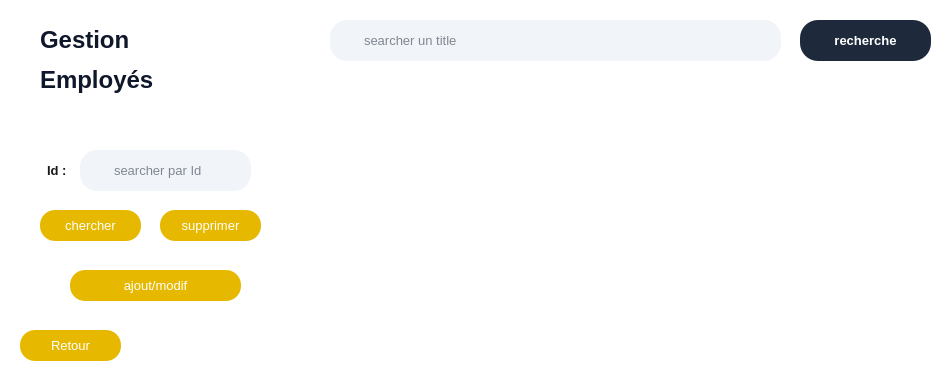
       <widget class="QFrame" name="frame">
        <property name="geometry">
         <rect>
          <x>340</x>
          <y>10</y>
          <width>941</width>
          <height>381</height>
         </rect>
        </property>
        <property name="styleSheet">
         <string notr="true">QFrame {
    background: #ffffff;
    border: none;
    border-radius: 12px;
}
</string>
        </property>
        <property name="frameShape">
         <enum>QFrame::Shape::StyledPanel</enum>
        </property>
        <property name="frameShadow">
         <enum>QFrame::Shadow::Raised</enum>
        </property>
        <widget class="QLineEdit" name="lineEdit_9">
         <property name="geometry">
          <rect>
           <x>330</x>
           <y>20</y>
           <width>451</width>
           <height>41</height>
          </rect>
         </property>
         <property name="styleSheet">
          <string notr="true">QLineEdit{
    background:#f1f5f9;
    border:none;
    border-radius:17px;
    padding-left:32px;
    padding-right:10px;
    height:34px;
    color:#0f172a;
    font-family:&quot;Segoe UI&quot;;
    font-size:10pt;
}
QLineEdit:focus{
    background:#e2e8f0;
    outline:none;
}
</string>
         </property>
         <property name="placeholderText">
          <string>searcher un title</string>
         </property>
        </widget>
        <widget class="QPushButton" name="pushButton_63">
         <property name="geometry">
          <rect>
           <x>800</x>
           <y>20</y>
           <width>131</width>
           <height>41</height>
          </rect>
         </property>
         <property name="styleSheet">
          <string notr="true">QLineEdit{
background:#f1f5f9;
border:none;
border-radius:18px;
padding-left:30px;
padding-right:10px;
height:34px;
color:#0f172a;
font-family:Segoe UI,Arial;
font-size:10pt;
}
QLineEdit:focus{
outline:none;
background:#e2e8f0;
}
QPushButton{
background:#1e293b;
color:white;
border:none;
border-radius:18px;
padding:6px 24px;
font-weight:600;
font-family:Segoe UI,Arial;
font-size:10pt;
}
QPushButton:hover{
background:#334155;
}
QPushButton:pressed{
background:#0f172a;
}

</string>
         </property>
         <property name="text">
          <string>recherche</string>
         </property>
        </widget>
        <widget class="QLabel" name="label_153">
         <property name="geometry">
          <rect>
           <x>20</x>
           <y>10</y>
           <width>41</width>
           <height>31</height>
          </rect>
         </property>
         <property name="text">
          <string/>
         </property>
         <property name="pixmap">
          <pixmap>:/searsh.png</pixmap>
         </property>
         <property name="scaledContents">
          <bool>true</bool>
         </property>
        </widget>
        <widget class="QLabel" name="label_155">
         <property name="geometry">
          <rect>
           <x>40</x>
           <y>10</y>
           <width>181</width>
           <height>101</height>
          </rect>
         </property>
         <property name="styleSheet">
          <string notr="true">font-family: Segoe UI, Arial;
font-size: 10pt;
font-weight: 600;
color: #0f172a;
</string>
         </property>
         <property name="text">
          <string>&lt;html&gt;&lt;head/&gt;&lt;body&gt;&lt;p&gt;&lt;span style=&quot; font-size:18pt;&quot;&gt;Gestion &lt;/span&gt;&lt;/p&gt;&lt;p&gt;&lt;span style=&quot; font-size:18pt;&quot;&gt;Employés&lt;/span&gt;&lt;/p&gt;&lt;/body&gt;&lt;/html&gt;</string>
         </property>
        </widget>
        <widget class="QPushButton" name="btn_chercher_emp">
         <property name="geometry">
          <rect>
           <x>40</x>
           <y>210</y>
           <width>101</width>
           <height>31</height>
          </rect>
         </property>
         <property name="styleSheet">
          <string notr="true">background-color: #E6B800;       /* dark yellow */
color: #ffffff;                  /* white text */
font-family: &quot;Segoe UI&quot;;
font-size: 13px;

border: none;
border-radius: 15px;             /* rounded shape */
padding: 6px 16px;
</string>
         </property>
         <property name="text">
          <string>chercher</string>
         </property>
        </widget>
        <widget class="QLineEdit" name="lineEdit_ID">
         <property name="geometry">
          <rect>
           <x>80</x>
           <y>150</y>
           <width>171</width>
           <height>41</height>
          </rect>
         </property>
         <property name="styleSheet">
          <string notr="true">QLineEdit{
    background:#f1f5f9;
    border:none;
    border-radius:17px;
    padding-left:32px;
    padding-right:10px;
    height:34px;
    color:#0f172a;
    font-family:&quot;Segoe UI&quot;;
    font-size:10pt;
}
QLineEdit:focus{
    background:#e2e8f0;
    outline:none;
}
</string>
         </property>
         <property name="placeholderText">
          <string>searcher par Id</string>
         </property>
        </widget>
        <widget class="QLabel" name="label_152">
         <property name="geometry">
          <rect>
           <x>40</x>
           <y>160</y>
           <width>31</width>
           <height>21</height>
          </rect>
         </property>
         <property name="styleSheet">
          <string notr="true">color: #1A1A1A;
font-size: 13px;
font-weight: 600;
padding: 2px 4px;
background: transparent;
</string>
         </property>
         <property name="text">
          <string>Id : </string>
         </property>
        </widget>
        <widget class="QPushButton" name="btn_supp_emp">
         <property name="geometry">
          <rect>
           <x>160</x>
           <y>210</y>
           <width>101</width>
           <height>31</height>
          </rect>
         </property>
         <property name="styleSheet">
          <string notr="true">background-color: #E6B800;       /* dark yellow */
color: #ffffff;                  /* white text */
font-family: &quot;Segoe UI&quot;;
font-size: 13px;

border: none;
border-radius: 15px;             /* rounded shape */
padding: 6px 16px;
</string>
         </property>
         <property name="text">
          <string>supprimer</string>
         </property>
        </widget>
        <widget class="QPushButton" name="btn_ajoutmodif_emp">
         <property name="geometry">
          <rect>
           <x>70</x>
           <y>270</y>
           <width>171</width>
           <height>31</height>
          </rect>
         </property>
         <property name="styleSheet">
          <string notr="true">background-color: #E6B800;       /* dark yellow */
color: #ffffff;                  /* white text */
font-family: &quot;Segoe UI&quot;;
font-size: 13px;

border: none;
border-radius: 15px;             /* rounded shape */
padding: 6px 16px;
</string>
         </property>
         <property name="text">
          <string>ajout/modif</string>
         </property>
        </widget>
        <widget class="QPushButton" name="btn_retour_menu_emp">
         <property name="geometry">
          <rect>
           <x>20</x>
           <y>330</y>
           <width>101</width>
           <height>31</height>
          </rect>
         </property>
         <property name="styleSheet">
          <string notr="true">background-color: #E6B800;       /* dark yellow */
color: #ffffff;                  /* white text */
font-family: &quot;Segoe UI&quot;;
font-size: 13px;

border: none;
border-radius: 15px;             /* rounded shape */
padding: 6px 16px;
</string>
         </property>
         <property name="text">
          <string>Retour</string>
         </property>
        </widget>
        <widget class="QChartView" name="widgetChart" native="true">
         <property name="geometry">
          <rect>
           <x>320</x>
           <y>80</y>
           <width>601</width>
           <height>271</height>
          </rect>
         </property>
        </widget>
       </widget>
